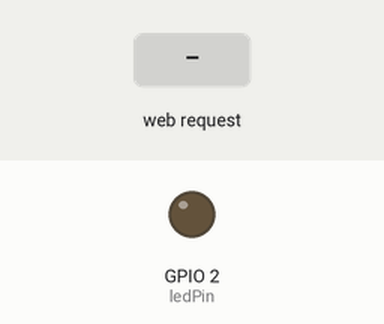
This sketch was run on a simulated ESP32. Shown: output pins drawn as LEDs (lit = HIGH). Inputs (shaded band) come from the test bench. WiFi joins after 1.5 s; servers stay silent unless stated; what the sketch prints to the serial monitor is not drawn.

Above: at 3.25 s.
3.3 s: HTTP request GET /send?message=1 received
At 3.65 s:
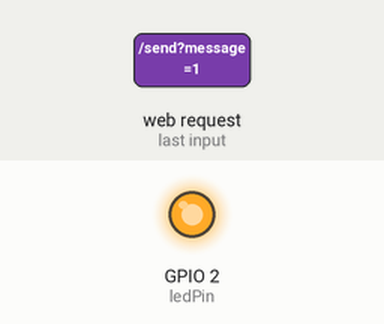
Timing chart, 0 to 12.3 s (numbered marks = the images above; inputs shaded):
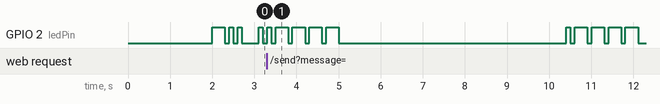

The sketch:

morse_to_light.ino
```cpp
#include <WiFi.h>
#include <WebServer.h>

const char* ssid = "WIFI_NETWORK_NAME";
const char* password = "WIFI_PASSWORD";

WebServer server(80);

const int ledPin = 2;
const int morseUnitTime = 100;
String currentMessage = "default";

unsigned long previousMillis = 0;
int messageIndex = 0;
int morseIndex = 0;
bool isDisplaying = false;
const char* currentMorse = NULL;
int ledState = LOW;
unsigned long nextChangeTime = 0;

enum MorseState {
    IDLE,
    DOT_ON,
    DOT_OFF,
    DASH_ON,
    DASH_OFF,
    LETTER_SPACE,
    WORD_SPACE
};
MorseState morseState = IDLE;

struct MorseMapping {
   char character;
   const char* morse;
};

const MorseMapping morseMap[] = {
    // Letters
    {'A', ".-"},
    {'B', "-..."},
    {'C', "-.-."},
    {'D', "-.."},
    {'E', "."},
    {'F', "..-."},
    {'G', "--."},
    {'H', "...."},
    {'I', ".."},
    {'J', ".---"},
    {'K', "-.-"},
    {'L', ".-.."},
    {'M', "--"},
    {'N', "-."},
    {'O', "---"},
    {'P', ".--."},
    {'Q', "--.-"},
    {'R', ".-."},
    {'S', "..."},
    {'T', "-"},
    {'U', "..-"},
    {'V', "...-"},
    {'W', ".--"},
    {'X', "-..-"},
    {'Y', "-.--"},
    {'Z', "--.."},

    // Numbers
    {'0', "-----"},
    {'1', ".----"},
    {'2', "..---"},
    {'3', "...--"},
    {'4', "....-"},
    {'5', "....."},
    {'6', "-...."},
    {'7', "--..."},
    {'8', "---.."},
    {'9', "----."},

    // Punctuation
    {'.', ".-.-.-"},
    {',', "--..--"},
    {'?', "..--.."},
    {'!', "-.-.--"},
    {'"', ".-..-."},
    {'(', "-.--."},
    {')', "-.--.-"},
    {'&', ".-..."},
    {':', "---..."},
    {';', "-.-.-."},
    {'=', "-...-"},
    {'+', ".-.-."},
    {'-', "-....-"},
    {'_', "..--.-"},
    {'$', "...-..-"},
    {'@', ".--.-."},
};

const int MORSE_MAP_SIZE = sizeof(morseMap) / sizeof(morseMap[0]);

const char index_html[] PROGMEM = R"rawliteral(
<!DOCTYPE HTML>
<html>
<head>
  <title>Morse Encoder</title>
  <meta name="viewport" content="width=device-width, initial-scale=1">
  <style>
    body { font-family: Arial; text-align: center; margin: 20px; }
    .content { max-width: 600px; margin: auto; }
    input[type=text] { width: 80%; padding: 12px 20px; margin: 8px 0; }
    button { background-color: #4CAF50; color: white; padding: 14px 20px; border: none; cursor: pointer; }
    button:hover { opacity: 0.8; }
  </style>
</head>
<body>
  <div class="content">
    <h1>Morse Encoder</h1>
    <form action="/send" method="get">
      <input type="text" name="message" placeholder="Enter your message">
      <button type="submit">Send Message</button>
    </form>
    <p>Current Message: <span id="current">%MESSAGE%</span></p>
  </div>
</body>
</html>
)rawliteral";

const char* getMorseCode(char c) {
   for(int i = 0; i < MORSE_MAP_SIZE; i++) {
       if(morseMap[i].character == c) {
           return morseMap[i].morse;
       }
   }
   return NULL;
}

void startDot() {
    digitalWrite(ledPin, HIGH);
    nextChangeTime = millis() + morseUnitTime;
    morseState = DOT_ON;
    Serial.print(".");
}

void startDash() {
    digitalWrite(ledPin, HIGH);
    nextChangeTime = millis() + (morseUnitTime * 3);
    morseState = DASH_ON;
    Serial.print("-");
}

void finishDot() {
    digitalWrite(ledPin, LOW);
    nextChangeTime = millis() + morseUnitTime;
    morseState = DOT_OFF;
}

void finishDash() {
    digitalWrite(ledPin, LOW);
    nextChangeTime = millis() + morseUnitTime;
    morseState = DASH_OFF;
}

void handleRoot() {
    String html = String(index_html);
    html.replace("%MESSAGE%", currentMessage);
    server.send(200, "text/html", html);
}

void handleSend() {
    if (server.hasArg("message")) {
        currentMessage = server.arg("message");
        Serial.print("\nNew message: ");
        Serial.println(currentMessage);
        messageIndex = 0;
        morseIndex = 0;
        isDisplaying = false;
        currentMorse = NULL;
        morseState = IDLE;
        server.sendHeader("Location", "/");
        server.send(303);
    }
}

void setup() {
    Serial.begin(115200);
    pinMode(ledPin, OUTPUT);

    WiFi.begin(ssid, password);
    while (WiFi.status() != WL_CONNECTED) {
        delay(1000);
        Serial.println("Connecting to WiFi...");
    }

    Serial.println("Connected to WiFi");
    Serial.print("IP address: ");
    Serial.println(WiFi.localIP());

    server.on("/", handleRoot);
    server.on("/send", handleSend);
    server.begin();
}

void updateMorse() {
    unsigned long currentMillis = millis();
    char letter;

    if (currentMillis < nextChangeTime) {
        return;
    }

    switch(morseState) {
        case IDLE:
            if (messageIndex >= currentMessage.length()) {
                messageIndex = 0;
                nextChangeTime = currentMillis + morseUnitTime * 50;
                Serial.println("\n--- Message End ---");
                return;
            }

            letter = toupper(currentMessage[messageIndex]);
            if (letter == ' ') {
                morseState = WORD_SPACE;
                nextChangeTime = currentMillis + morseUnitTime * 7;
                messageIndex++;
                Serial.print("   ");
                return;
            }

            currentMorse = getMorseCode(letter);
            if (currentMorse) {
                Serial.print("\nLetter '");
                Serial.print(letter);
                Serial.print("' (");
                if (currentMorse[morseIndex] == '.') {
                    startDot();
                } else if (currentMorse[morseIndex] == '-') {
                    startDash();
                }
            }
            messageIndex++;
            break;

        case DOT_ON:
            finishDot();
            break;

        case DOT_OFF:
            morseIndex++;
            if (morseIndex >= strlen(currentMorse)) {
                morseState = LETTER_SPACE;
                nextChangeTime = currentMillis + morseUnitTime * 3;
                morseIndex = 0;
                currentMorse = NULL;
                Serial.print(") ");
            } else if (currentMorse[morseIndex] == '.') {
                startDot();
            } else if (currentMorse[morseIndex] == '-') {
                startDash();
            }
            break;

        case DASH_ON:
            finishDash();
            break;

        case DASH_OFF:
            morseIndex++;
            if (morseIndex >= strlen(currentMorse)) {
                morseState = LETTER_SPACE;
                nextChangeTime = currentMillis + morseUnitTime * 3;
                morseIndex = 0;
                currentMorse = NULL;
                Serial.print(") ");
            } else if (currentMorse[morseIndex] == '.') {
                startDot();
            } else if (currentMorse[morseIndex] == '-') {
                startDash();
            }
            break;

        case LETTER_SPACE:
        case WORD_SPACE:
            morseState = IDLE;
            break;
    }
}

void loop() {
    server.handleClient();
    updateMorse();
}
```
